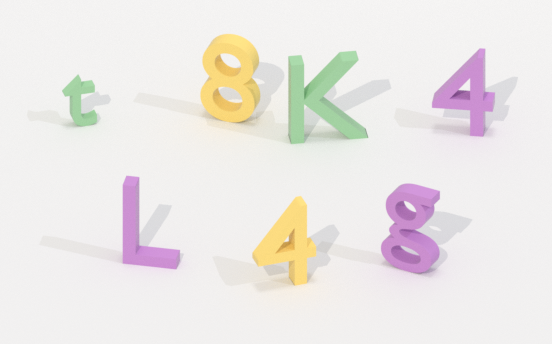
#> input picture file1.png, 552 x 344 px
$ python captatest.py
#> lines starting #> are read from the running program, lines starting #| are printed output that depends on the picture; after the words box and inside, x2 and y2 are one past the last pixel; in counts of white or black regions, pixels touching at a corner belong together
# import the necessary packages
import argparse
import imutils
import cv2
# construct the argument parse and parse the arguments
'''
ap = argparse.ArgumentParser()
ap.add_argument("-i", "--image", required=True,
	help="file1.png")
args = vars(ap.parse_args())
'''
# load the image, convert it to grayscale, blur it slightly,
# and threshold it
image = cv2.imread('file1.png')
#> image is the input picture: shape (344, 552, 3); mean B, G, R 230.3, 232.7, 236.8
gray = cv2.cvtColor(image, cv2.COLOR_BGR2GRAY)
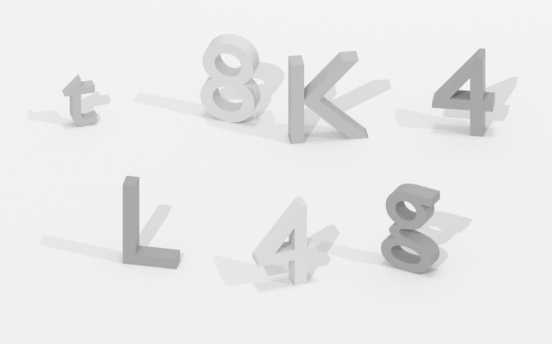
#> gray: shape (344, 552); min 92, max 246, mean 233.6
blurred = cv2.GaussianBlur(gray, (5, 5), 0)
thresh = cv2.threshold(blurred, 230, 70, cv2.THRESH_BINARY)[1]
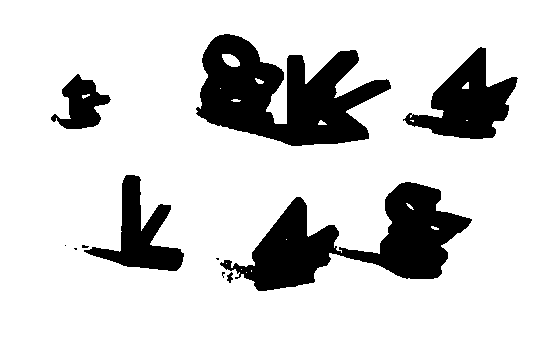
#> thresh: shape (344, 552); values 0 (black) and 70 (white), 82.2% white; 11 black regions (5 under 20 px), largest, box (x1, y1, x2, y2) and area: (196, 34, 391, 146) 12216, (220, 182, 472, 291) 11262, (403, 47, 518, 139) 4992, (84, 175, 184, 271) 3590, (51, 74, 111, 129) 1676, (227, 272, 233, 283) 40

cv2.imshow('Contours', thresh)
cv2.waitKey(0)
cv2.destroyAllWindows()

$ run again, with file3.png copied over file1.png
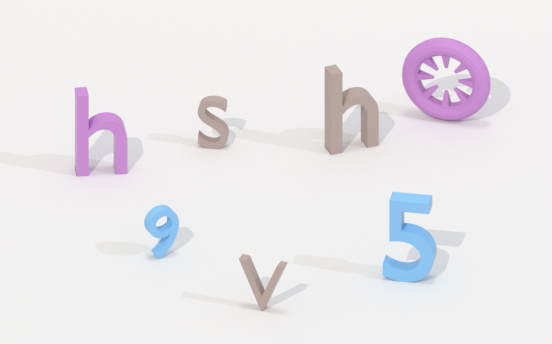
#> input picture file3.png, 552 x 344 px
#> image is the input picture: shape (344, 552, 3); mean B, G, R 235.8, 232.6, 235.2
#> `gray = cv2.cvtColor(image, cv2.COLOR_BGR2GRAY)`:
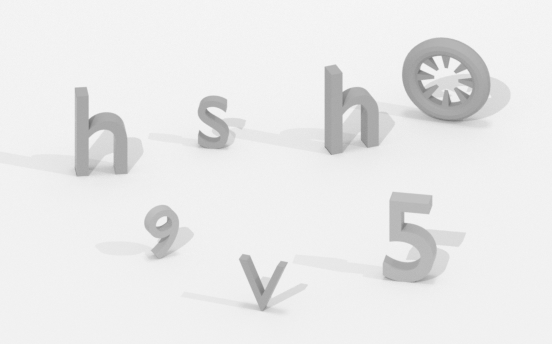
#> gray: shape (344, 552); min 111, max 246, mean 233.7
#> `thresh = cv2.threshold(blurred, 230, 70, cv2.THRESH_BINARY)[1]`:
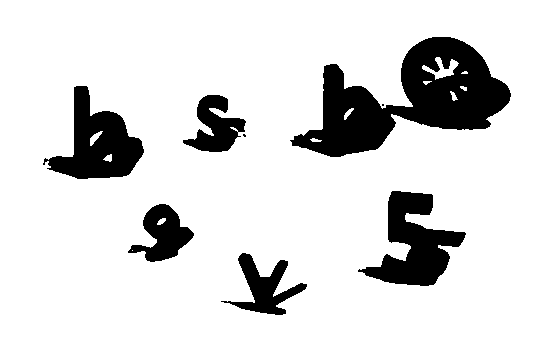
#> thresh: shape (344, 552); values 0 (black) and 70 (white), 85.6% white; 8 black regions (2 under 20 px), largest, box (x1, y1, x2, y2) and area: (290, 37, 511, 157) 12257, (358, 191, 466, 286) 4718, (43, 86, 144, 179) 4553, (128, 204, 194, 262) 1929, (221, 253, 307, 315) 1929, (183, 95, 246, 152) 1867

$ run again, with file4.png copied over file1.png
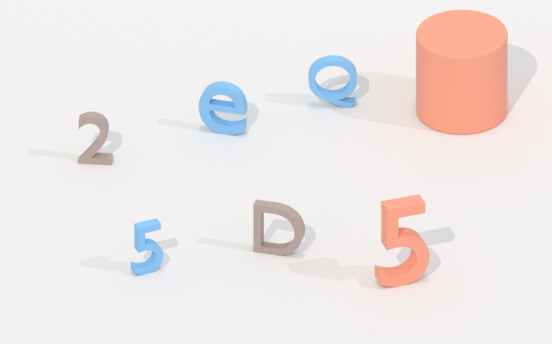
#> input picture file4.png, 552 x 344 px
#> image is the input picture: shape (344, 552, 3); mean B, G, R 230.7, 232.2, 239
#> `gray = cv2.cvtColor(image, cv2.COLOR_BGR2GRAY)`:
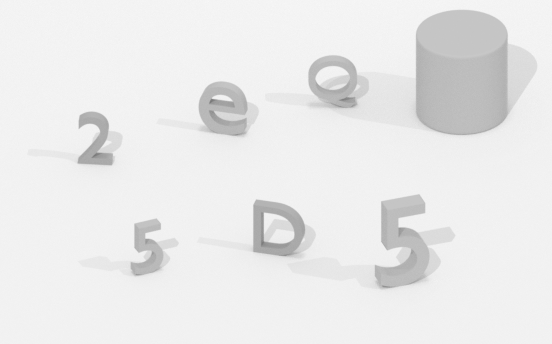
#> gray: shape (344, 552); min 122, max 247, mean 234
#> `thresh = cv2.threshold(blurred, 230, 70, cv2.THRESH_BINARY)[1]`:
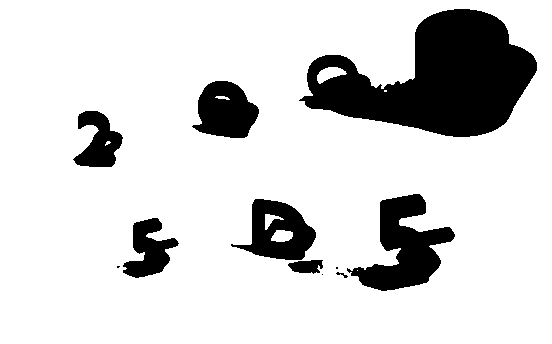
#> thresh: shape (344, 552); values 0 (black) and 70 (white), 83.6% white; 11 black regions (3 under 20 px), largest, box (x1, y1, x2, y2) and area: (299, 9, 537, 137) 17043, (347, 194, 455, 291) 4766, (231, 199, 316, 260) 2821
